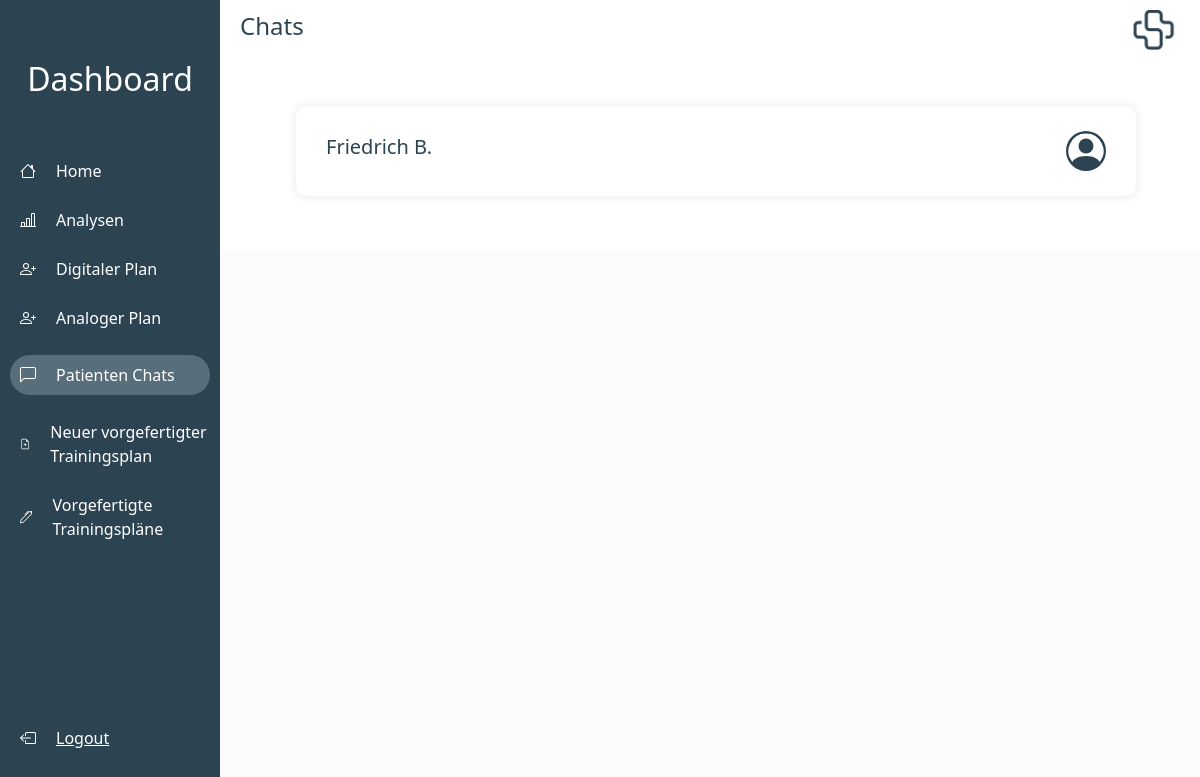
Page /chats/ (signed in) on the earlier database version.
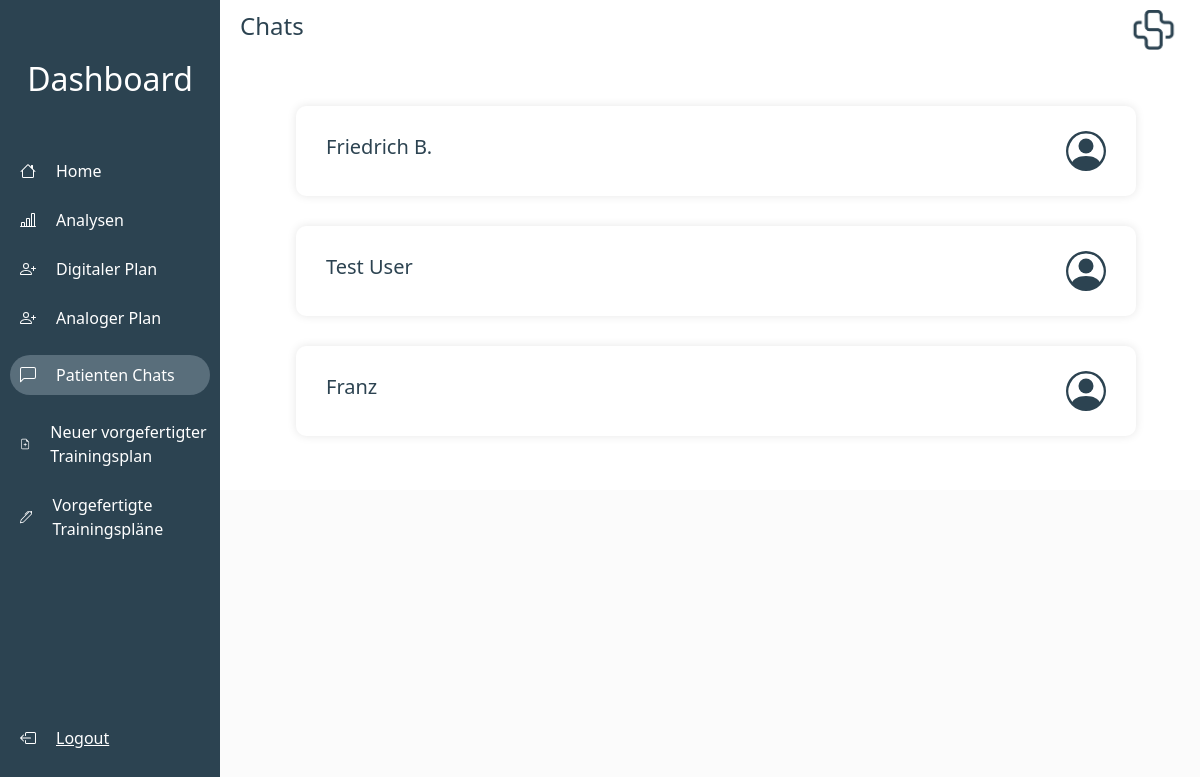
Same page on the later database version.
### laxout_app/models.py (models this page shows)
class LaxoutUser(models.Model):
    user_uid = models.CharField(max_length=420, default="")
    laxout_user_name = models.CharField(max_length=200, default="")
    laxout_credits = models.IntegerField(default=0)
    note = models.CharField(max_length=200, default="")
    creation_date = models.DateField(default=timezone.now())
    exercises = models.ManyToManyField(Laxout_Exercise)
    created_by = models.ForeignKey(User, on_delete=models.CASCADE)
    indexes = models.ManyToManyField(IndexesLaxoutUser)
    last_login = models.DateTimeField(default=timezone.datetime(2023, 11, 14))
    last_login_2 = models.DateTimeField(default=timezone.datetime(2023, 11, 14))
    coupons = models.ManyToManyField(Coupon)
    last_meet = models.DateField(default=timezone.datetime.today())
    instruction = models.CharField(default="", max_length=200)
    lax_tree_id = models.IntegerField(default=0)
    water_drops_count = models.IntegerField(default=0)
    instruction_in_int = models.IntegerField(default=0)
    email_adress = models.CharField(default="", max_length=40)
    admin_has_seen_chat = models.BooleanField(default=True)
    user_has_seen_chat = models.BooleanField(default=False)
    was_created_through_app = models.BooleanField(default=False)

### laxout_app/views.py (the view)
@login_required(login_url="login")
def chats(request):
    users = models.LaxoutUser.objects.filter(created_by=request.user.id)
    return render(request, "laxout_app/chats.html", {"users": users})

### laxout_app/templates/laxout_app/chats.html (shortened to what this page needs)
{%extends "laxout_app/main.html"%}
{%load crispy_forms_tags%}
{%block praxisname%}
Chats
{%endblock praxisname%}
{%block content%}
<div style="margin: 25px;">
    {%for user in users%}
    {%if user.admin_has_seen_chat%}
    <button style="background:none; border: none;" onclick="navigate('{{user.id}}')">
        <div class="user-item" style="justify-items: center; justify-content: space-between; margin-top: 20px; margin-left: 25px;">
            <div style="padding-left: 30px; ">
                <h5 style="color: rgb(44, 67, 81);">
                    {{user.laxout_user_name}}
                </h5>
            </div>
            <div style="padding-right: 30px;">
            </div>
            {%endif%}
        </div>
        {%endfor%}
</div>
{%endblock content%}

### laxout_app/templates/laxout_app/main.html (shortened to what this page needs)
{% load static %}
<!DOCTYPE html>
<html lang="en">
<head>
    <link href="https://cdn.jsdelivr.net/npm/bootstrap@5.3.2/dist/css/bootstrap.min.css" rel="stylesheet"
>
    <link href="https://cdn.jsdelivr.net/npm/bootstrap-icons@1.19.0/font/bootstrap-icons.css" rel="stylesheet">
    <link href="https://cdnjs.cloudflare.com/ajax/libs/font-awesome/5.15.3/css/all.min.css" rel="stylesheet">
</head>
<body>
    <div class="container-left">
        <h2 style="color: white; margin-bottom: 10px; margin-top: 0; margin-right: 10px; ">
            Dashboard
        </h2>
        <div
            style="margin-right: 0px; margin-top: 20px; display: flex; flex-direction: column; justify-content: space-around;">
            <div class="row-basti-home" style="padding-left: 10px; margin-bottom: 25px;">
                <a href="/" style="padding-left: 20px; color: white; text-decoration: none;">Home</a>
            </div>
            <div class="row-basti-analyse" style="padding-left: 10px; margin-bottom: 25px;">
                <a href="/analyses" style="padding-left: 20px; color: white; text-decoration: none;">Analysen</a>
            </div>
            <div class="row-basti-adduser" style="padding-left: 10px; margin-bottom: 25px;">
                <a href="/create-user/" style="padding-left: 20px; color: white; text-decoration: none;">Digitaler Plan</a>
            </div>
            <div class="row-basti-adduser-analog" style="padding-left: 10px; margin-bottom: 25px;">
                <a href="/create-analog-user/" style="padding-left: 20px; color: white; text-decoration: none;">Analoger Plan</a>
            </div>
            <div class="row-basti-chats" style="padding-left: 10px; margin-bottom: 25px;">
                <a href="/chats/" style="padding-left: 20px; color: white; text-decoration: none;">Patienten Chats</a>
            </div>
            <div class="row-basti-addplan" style="padding-left: 10px; margin-bottom: 25px;">
                <a href="/create-plan/" style="padding-left: 20px; color: white; text-decoration: none;">Neuer vorgefertigter Trainingsplan</a>
            </div>
            <div class="row-basti-editplan" style="padding-left: 10px; margin-bottom: 25px;">
                <a href="/edit-plans/" style="padding-left: 20px; color: white; text-decoration: none;">Vorgefertigte Trainingspläne</a>
            </div>
            <div style="height: 100px; "></div>
            <div class="row-basti" style="padding-left: 10px; padding-bottom: 25px;">
                <a href="/logout" style="color: white; margin-bottom: 20; margin-top: auto;padding-left: 20px;">
                    Logout
                </a>
            </div>
        </div>
    </div>
    <div class="container-top">
        <div class="padding-item">
            <h4 style="color: rgb(44, 67, 81);">
                {% block praxisname %} Praxisname {% endblock %}
            </h4>
        </div>
        <div class="padding-item">
            <img src="{% static 'images/logo3.png' %}" alt="" style="height: 40px; width: 55px;">
        </div>
    </div>
    <div class="container-main">
        {%block content%}
        {%endblock content%}
    </div>
</body>

### laxout_app/templates/laxout_app/main.html (style rules this page uses)
body { background-color: rgb(251, 251, 251) !important; margin: 0px; }
.row-basti { justify-content: start; flex-direction: row; align-items: center; display: flex; }
.row-basti-home { justify-content: start; flex-direction: row; align-items: center; display: flex; }
.row-basti-chats { justify-content: start; flex-direction: row; align-items: center; display: flex; }
.row-basti-chats.active { justify-content: start; flex-direction: row; align-items: center; display: flex; background-color: rgba(230, 242, 255, 0.245); border-radius: 30px; width: auto; height: 40px; border-radius: 30px; margin-right: 10px; }
.row-basti-analyse { justify-content: start; flex-direction: row; align-items: center; display: flex; }
.row-basti-adduser-analog { justify-content: start; flex-direction: row; align-items: center; display: flex; }
.row-basti-adduser { justify-content: start; flex-direction: row; align-items: center; display: flex; }
.padding-item { margin-top: 30px; margin-bottom: 30px; margin-left: 20px; margin-right: 20px; }
.user-item { height: 90px; background-color: white; margin-top: 8px; margin-bottom: 8px; border-radius: 10px; width: 70vw; color: black; box-shadow: 0 0 10px rgba(0, 0, 0, 0.1); flex-direction: row; display: flex; justify-content: center; align-items: center; }
.row-basti-addplan { justify-content: start; flex-direction: row; align-items: center; display: flex; }
.row-basti-editplan { justify-content: start; flex-direction: row; align-items: center; display: flex; }
.container-left { transition: transform 0.3s ease; transform: translateX(-100%); position: fixed; top: 0; left: 0; height: 100vh; border-bottom-right-radius: 12px; width:220px; background-color: rgb(44, 67, 81); flex-direction: column; align-items: start; align-content: start; padding-bottom: 25px; padding-left: 10px; justify-content: space-between; padding-top: 25px; color: white; display: flex; z-index: 1000; padding-top: 60px; }
@media (min-width: 991px) { .container-left { transform: translateX(0); flex-direction: column; align-items: center; align-content: center; padding-bottom: 25px; padding-left: 10px; justify-content: space-between; } }
@media (min-width: 991px) { .container-top { margin-left: 175px; position: fixed; top: 0; left: 0; display: flex; right: 0; height: 60px; margin-left: 220px; background-color: rgb(255, 255, 255) !important; flex-direction: row; align-items: center; justify-content: space-between; } }
@media (min-width: 991px) { .container-main { margin-left: 220px; } }
.container-main { margin-top: 40px; padding: 20px; background-color: #fff; }

Differences in the rows shown:
added LaxoutUser: laxout_user_name "Test User"
added LaxoutUser: laxout_user_name "Franz"
